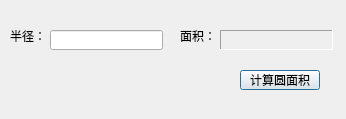
<?xml version="1.0" encoding="UTF-8"?>
<ui version="4.0">
 <class>Dialog</class>
 <widget class="QDialog" name="Dialog">
  <property name="geometry">
   <rect>
    <x>0</x>
    <y>0</y>
    <width>346</width>
    <height>119</height>
   </rect>
  </property>
  <property name="windowTitle">
   <string>Dialog</string>
  </property>
  <widget class="QLabel" name="radiusLabel">
   <property name="geometry">
    <rect>
     <x>10</x>
     <y>30</y>
     <width>54</width>
     <height>12</height>
    </rect>
   </property>
   <property name="text">
    <string>半径：</string>
   </property>
  </widget>
  <widget class="QLabel" name="areaLabel1">
   <property name="geometry">
    <rect>
     <x>180</x>
     <y>30</y>
     <width>54</width>
     <height>12</height>
    </rect>
   </property>
   <property name="text">
    <string>面积：</string>
   </property>
  </widget>
  <widget class="QLabel" name="areaLabel2">
   <property name="geometry">
    <rect>
     <x>220</x>
     <y>30</y>
     <width>113</width>
     <height>20</height>
    </rect>
   </property>
   <property name="frameShape">
    <enum>QFrame::Panel</enum>
   </property>
   <property name="frameShadow">
    <enum>QFrame::Sunken</enum>
   </property>
   <property name="text">
    <string/>
   </property>
  </widget>
  <widget class="QLineEdit" name="radiusLineEdit">
   <property name="geometry">
    <rect>
     <x>50</x>
     <y>30</y>
     <width>113</width>
     <height>20</height>
    </rect>
   </property>
  </widget>
  <widget class="QPushButton" name="countBtn">
   <property name="geometry">
    <rect>
     <x>240</x>
     <y>70</y>
     <width>80</width>
     <height>20</height>
    </rect>
   </property>
   <property name="text">
    <string>计算圆面积</string>
   </property>
  </widget>
 </widget>
 <layoutdefault spacing="6" margin="11"/>
 <resources/>
 <connections/>
</ui>
